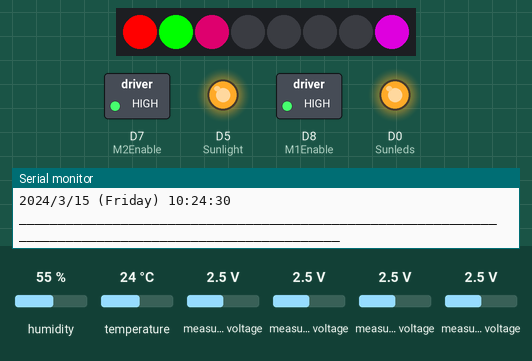
A sketch run on a simulated ESP8266 (NodeMCU). Parts: 8 RGB LEDs in strip order, left to right, switched loads named in the sketch (green lamp = pin HIGH), output pins drawn as LEDs (lit = HIGH), the last lines printed to the serial monitor. Inputs (shaded band) come from the test bench; at power-on: measured voltage 2.5 V, temperature 24 °C, humidity 55 %. The local clock reads 2024-03-15 10:24:30 at power-on unless the sketch sets it.

Above: at 1.2 s.
1.3 s: measured voltage (sensor 201) set to 1.9 V
4.5 s: measured voltage (sensor 201) set to 1.6 V
At 7.3 s:
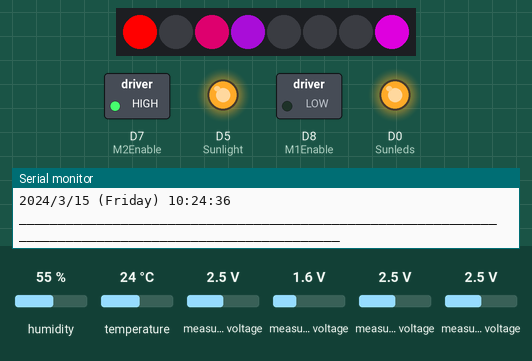
8.1 s: measured voltage (sensor 202) set to 1.9 V
14.5 s: measured voltage (sensor 202) set to 1.6 V
At 17.5 s:
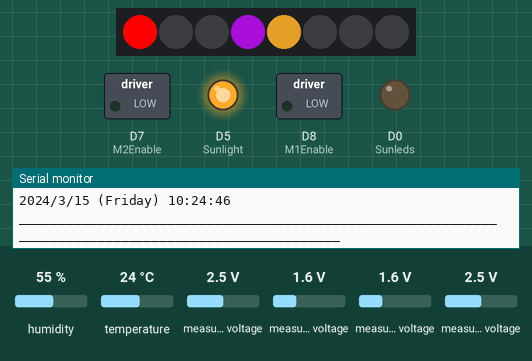
21.0 s: measured voltage (sensor 203) set to 0.1 V
At 23.2 s:
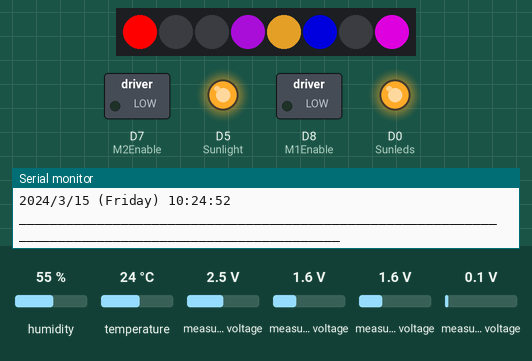
24.3 s: temperature set to 17 °C
27.1 s: temperature set to 14 °C
At 29.9 s:
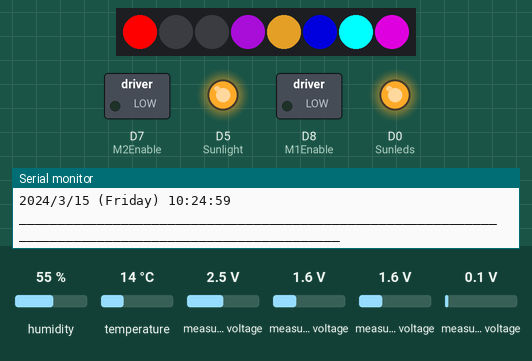
Timing chart, 0 to 34.0 s (numbered marks = the images above; inputs shaded):
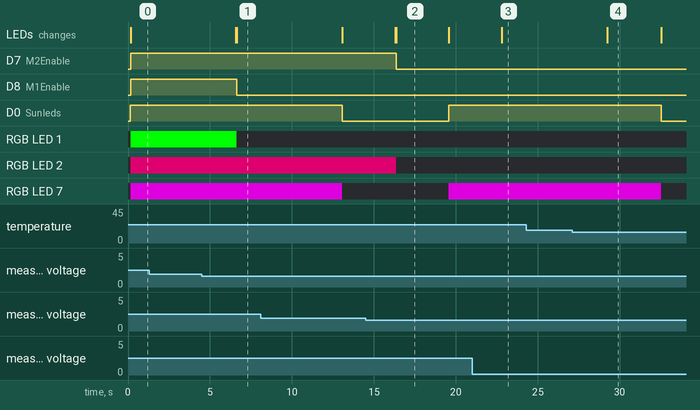

Measured:
- the behaviour switches between 1.8 and 1.7 V on measured voltage (sensor 201) (found by bisection; images 0 and 1)
- the behaviour switches between 1.8 and 1.7 V on measured voltage (sensor 202) (found by bisection; images 1 and 2)
- the behaviour switches between 16 and 15 °C on temperature (found by bisection; images 3 and 4)
- after the input at 4.5 s, D8 (M1Enable): HIGH → LOW after 2.1 s; RGB LED 1: RGB(0, 255, 0) → off after 2.1 s; the LEDs: first change after 2.1 s (image 1 shows a later state)
- after the input at 14.5 s, D7 (M2Enable): HIGH → LOW after 1.9 s; the LEDs: first change after 1.8 s (image 2 shows a later state)
- after the input at 21.0 s, the LEDs: change after 1.8 s (image 3)
- after the input at 27.1 s, the LEDs: change after 2.1 s (image 4)

The sketch:

Garden_code.ino
```cpp
#include <RTClib.h>
#include <Wire.h>
#include <Adafruit_ADS1015.h>
#include "DHT.h"
#include <Adafruit_NeoPixel.h>
#include <EEPROM.h>


#define DHTTYPE DHT11
#define dht_dpin 0
#define M1Enable D8
#define M2Enable D7
#define Ledpin D6
#define Sunlight D5
#define Sunleds D0


Adafruit_NeoPixel pixels = Adafruit_NeoPixel(8, Ledpin, NEO_GRB + NEO_KHZ800);
DHT dht(dht_dpin, DHTTYPE);
RTC_DS3231 rtc;


void DHT11_sensor();
void Light_sensor();
void Soil_sensor();
void Soil_sensor2();
void Water_level_sensor();
void RTC_clock();
void Sun_light_LED();

int WaterError = 0;
int Soilsensor1 = 3;
int Soilsensor2 = 3;
int tmpmin = 0;
int tmpsec = 0;
int motorstate = 0;
int suntime = 0;
int tmpsec2 = 0;
int motorstate2 = 0;
int count = 0;
int sunstate = 0;
int16_t Light, Soil1, Soil2, Water;

char daysOfTheWeek[7][12] = {"Sunday", "Monday",
"Tuesday", "Wednesday", "Thursday", "Friday", "Saturday"};

Adafruit_ADS1015 ads;


void setup(void)
{
  pinMode(M1Enable,OUTPUT);
  pinMode(M2Enable,OUTPUT);
  pinMode(Ledpin,OUTPUT);
  pinMode(Sunlight,OUTPUT);
  pinMode(Sunleds,OUTPUT);
  digitalWrite(M1Enable,0);
  digitalWrite(M2Enable,0);

  #ifndef ESP8266
  while (!Serial);
  #endif

  Serial.begin(9600);
  analogWrite(Sunlight, 900);

  Serial.println("Getting single-ended readings from AIN0..3");
  ads.begin();
  if (! rtc.begin()) {
    Serial.println("Couldn't find RTC");
    while (1);
  }
  if (rtc.lostPower()) {
    Serial.println("RTC lost power, lets set the time!");
    rtc.adjust(DateTime(__DATE__,__TIME__));
  dht.begin();
  Serial.println("Humidity and temperature\n\n");
  }
pixels.begin();
  pixels.setPixelColor(0, pixels.Color(255,0,0));
  for(int i = 1; i<8; i++){
     pixels.setPixelColor(i, pixels.Color(0,0,0));
          pixels.show();
  }
}

void loop(void)
{
  DateTime now = rtc.now();

  Light = ads.readADC_SingleEnded(0);
  Soil1 = ads.readADC_SingleEnded(1);
  Soil2 = ads.readADC_SingleEnded(2);
  Water = ads.readADC_SingleEnded(3);
  Light_sensor();
  DHT11_sensor();
  Soil_sensor();
  Soil_sensor2();
  Water_level_sensor();
  Sun_light_LED();


  if(WaterError){
     Serial.println("WaterError");
     pixels.setPixelColor(5, pixels.Color(0,0,153));
     pixels.show();
  }
  else {
    pixels.setPixelColor(5, pixels.Color(0,0,0));
    pixels.show();
  }

  RTC_clock();

  switch(Soilsensor1)
  {
    case 0:
      if(WaterError){
        digitalWrite(M1Enable,0);
        motorstate = 0;}
      else {
        if (motorstate == 0){
          tmpsec = millis();
          digitalWrite(M1Enable,1);

              pixels.setPixelColor(1, pixels.Color(0,255,0));
              pixels.show();

          motorstate = 1;
        }
        if( (millis() - tmpsec) >= 20000 ){
          digitalWrite(M1Enable,0);
          pixels.setPixelColor(1, pixels.Color(0,0,0));
          pixels.show();
           if((millis() - tmpsec) >= 35000)
            motorstate = 0;
        }
      } break;
      default:digitalWrite(M1Enable,0);
          pixels.setPixelColor(1, pixels.Color(0,0,0));
          pixels.show();
          motorstate = 0;
      break;
  }

   switch(Soilsensor2)
  {
    case 0:
      if(WaterError){
        digitalWrite(M2Enable,0);
        motorstate2 = 0;}
      else {
        if (motorstate2 == 0){
          tmpsec2 = millis();
          digitalWrite(M2Enable,1);
          pixels.setPixelColor(2, pixels.Color(153,0,76));
          pixels.show();
          motorstate2 = 1;
        }
        if( (millis() - tmpsec2) >= 20000 ){
          digitalWrite(M2Enable,0);
          pixels.setPixelColor(2, pixels.Color(0,0,0));
          pixels.show();
           if((millis() - tmpsec2) >= 35000)
            motorstate2 = 0;
        }
      } break;
      default:digitalWrite(M2Enable,0);
          pixels.setPixelColor(2, pixels.Color(0,0,0));
          pixels.show();
          motorstate2 = 0;
      break;

  }

  Serial.println("\n______________________________________________________________________________________________________");
  delay(3000);

}

void RTC_clock()
{
  DateTime now = rtc.now();
    Serial.print(now.year(), DEC);
    Serial.print('/');
    Serial.print(now.month(), DEC);
    Serial.print('/');
    Serial.print(now.day(), DEC);
    Serial.print(" (");
    Serial.print(daysOfTheWeek[now.dayOfTheWeek()]);
    Serial.print(") ");
    Serial.print(now.hour(), DEC);
    Serial.print(':');
    Serial.print(now.minute(), DEC);
    Serial.print(':');
    Serial.print(now.second(), DEC);
    Serial.println();
}
void DHT11_sensor(){

  float h = dht.readHumidity();
  float t = dht.readTemperature();

  Serial.print("Current humidity = ");
  Serial.print(h);
  Serial.print("%  ");
  Serial.print("temperature = ");
  Serial.print(t);
  if(t<=15)
  {
  pixels.setPixelColor(6, pixels.Color(0,255,255));
  pixels.show();
  }
  else
  {
  pixels.setPixelColor(6, pixels.Color(0,0,0));
  pixels.show();
  }
  Serial.println("C  ");
}

  void Soil_sensor(){

  Serial.print("\nFirst plant soil: ");
  if(Soil1 < 300) {
    Serial.println("Very Wet");

      pixels.setPixelColor(3, pixels.Color(108,8,138));
      pixels.show();
      Soilsensor1 = 2;
    }
     else if(Soil1 > 300 && Soil1<600){
        Serial.println("Wet");
        pixels.setPixelColor(3, pixels.Color(108,8,138));
        pixels.show();
        Soilsensor1 = 1;
       }
      else if(Soil1 > 600){
        Serial.println("Dry");
          pixels.setPixelColor(3, pixels.Color(0,0,0));
          pixels.show();
        Soilsensor1 = 0;
        }
}

  void Soil_sensor2(){
   Serial.print("Second plant soil: ");
  if(Soil2 < 300) {
    Serial.println("Very Wet\n");
    pixels.setPixelColor(4, pixels.Color(171,119,29));
    pixels.show();
    Soilsensor2 = 2;

    }
     else if(Soil2 > 300 && Soil2<600){
        Serial.println("Wet\n");
        pixels.setPixelColor(4, pixels.Color(171,119,29));
        pixels.show();
        Soilsensor2 = 1;
       }
      else if(Soil2> 600){
        Serial.println("Dry\n");
        pixels.setPixelColor(4, pixels.Color(0,0,0));
        pixels.show();
        Soilsensor2 = 0;
        }
}

void Sun_light_LED(){

  if (sunstate == 0){
          suntime = millis();
          digitalWrite(Sunleds,1);
          pixels.setPixelColor(7, pixels.Color(153,0,153));
          pixels.show();
          sunstate = 1;
        }
        if( (millis() - suntime) >= 10000 ){
            digitalWrite(Sunleds,0);
            pixels.setPixelColor(7, pixels.Color(0,0,0));
          pixels.show();
           if((millis() - suntime) >= 15000)
            sunstate = 0;
        }
}

void Light_sensor(){

  Serial.println("Ambient Light");
  if (Light < 10) {
    Serial.print(" - Dark\n");
  } else if (Light < 200) {
    Serial.print(" - Dim\n");
  } else if (Light  < 500) {
    Serial.print(" - Light\n");
  } else if (Light  < 800) {
    Serial.print(" - Bright\n");
  } else {
    Serial.print(" - Very bright\n");
  }

}


void Water_level_sensor(){

  if (Water <= 600){
      Serial.println("Water Level: Empty\n");
      WaterError = 1;
    }
    else if (Water>600 && Water<=700){
        Serial.println("Water Level: Low\n");
        pixels.setPixelColor(5, pixels.Color(0,0,0));
        WaterError = 0;
      }
      else if (Water>700 && Water<=900){
              Serial.println("Water Level: Medium\n");
              WaterError = 0;
            }
        else if (Water>900){
              Serial.println("Water Level: High\n");
              WaterError = 0;
              }
}
```
